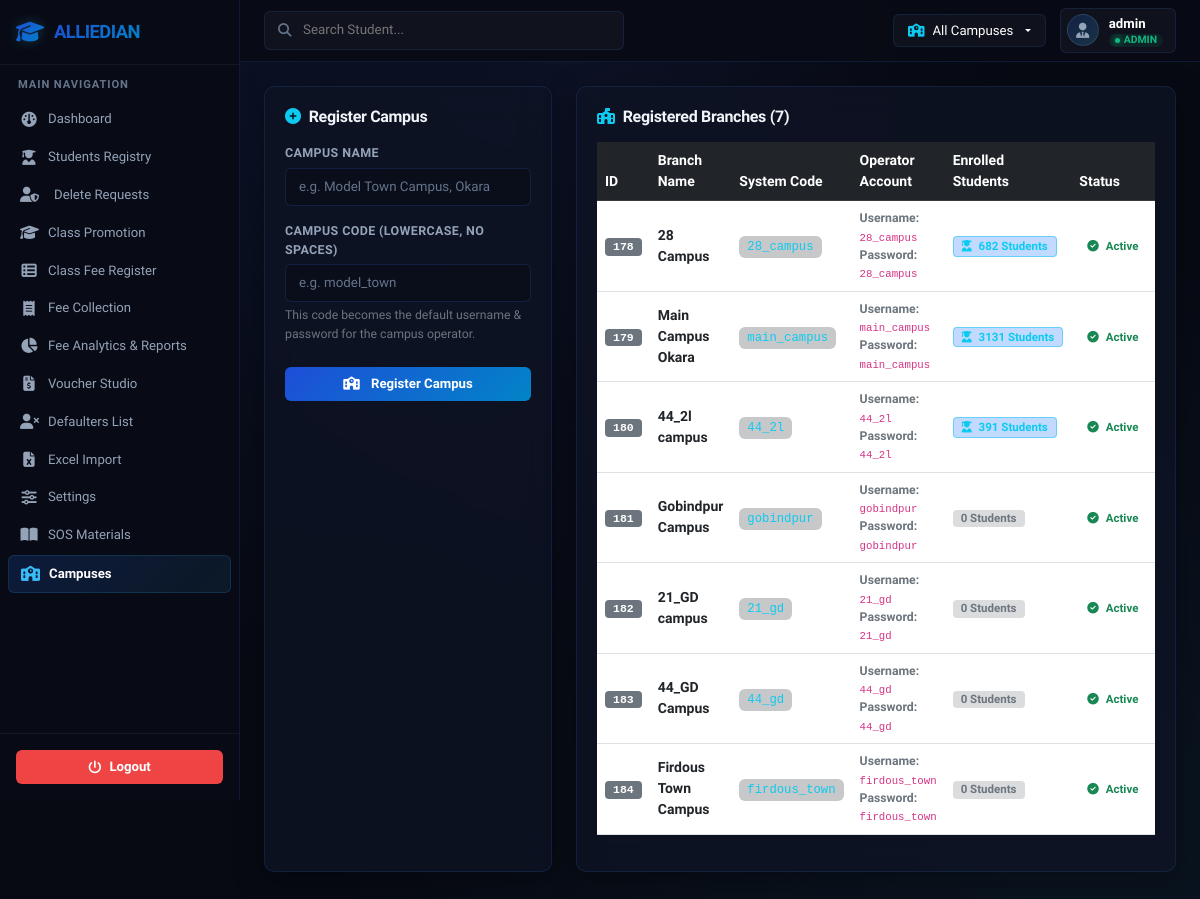
The page /campuses (signed in) on the database its author committed.
### tables this page shows
CREATE TABLE campuses (
            id INTEGER PRIMARY KEY AUTOINCREMENT,
            name TEXT NOT NULL,
            code TEXT UNIQUE NOT NULL
        );

### app.py (the view, shortened to what this page needs)
@app.route('/campuses', methods=['GET', 'POST'])
@login_required
def campuses_view():
    if session.get('role') != 'admin':
        flash('Access Denied. Only Head Office can manage campuses.', 'danger')
        return redirect(url_for('dashboard'))
    conn = get_db_connection()
    campuses = conn.execute('''
        SELECT c.*, COUNT(s.id) as student_count
        FROM campuses c
        LEFT JOIN students s ON s.campus_id = c.id
        GROUP BY c.id
        ORDER BY c.id
    ''').fetchall()
    conn.close()
    return render_template('campuses.html', campuses=campuses)

### app.py (called while the page is built)
def login_required(f):
    from functools import wraps
    @wraps(f)
    def decorated_function(*args, **kwargs):
        if 'logged_in' not in session:
            return redirect(url_for('login'))
        return f(*args, **kwargs)
    return decorated_function

### db.py (called while the page is built, shortened)
def get_database_url():
    url = os.environ.get('DATABASE_URL')
    if not url:
        env_file = os.path.join(BASE_DIR, '.env')
    if url:
        url = url.strip().strip("'\"")
        if url.startswith('postgres://'):
            url = url.replace('postgres://', 'postgresql://', 1)
    return url

def get_db_connection():
    db_url = get_database_url()
    if db_url:
        import psycopg2
        conn = psycopg2.connect(db_url)
        return PgConnectionWrapper(conn)
    else:
        conn = sqlite3.connect(SQLITE_DB_PATH)
        conn.row_factory = sqlite3.Row
        conn.execute("PRAGMA foreign_keys = ON")
        return conn

### templates/campuses.html (shortened to what this page needs)
{% extends 'base.html' %}
{% block content %}
<div class="row">
    <div class="col-md-4 mb-4">
        <div class="glass-panel h-100">
            <h3 class="card-title mb-3 fw-bold fs-6">
                <i class="fa-solid fa-plus-circle text-info me-2"></i>Register Campus
            </h3>
            <form method="POST" action="{{ url_for('campuses_view') }}">
                <div class="mb-3">
                    <label for="name" class="form-label">Campus Name</label>
                    <input type="text" class="form-control" id="name" name="name" required placeholder="e.g. Model Town Campus, Okara">
                </div>
                <div class="mb-4">
                    <label for="code" class="form-label">Campus Code (lowercase, no spaces)</label>
                    <input type="text" class="form-control" id="code" name="code" required placeholder="e.g. model_town" pattern="[a-z0-9_-]+">
                    <div class="form-text text-secondary small mt-1">
                        This code becomes the default username & password for the campus operator.
                    </div>
                </div>
                <button type="submit" class="btn btn-primary w-100">
                    <i class="fa-solid fa-school me-2"></i> Register Campus
                </button>
            </form>
        </div>
    </div>
    <div class="col-md-8 mb-4">
        <div class="glass-panel h-100">
            <h3 class="card-title mb-3 fw-bold fs-6">
                <i class="fa-solid fa-school-flag text-info me-2"></i>Registered Branches ({{ campuses|length }})
            </h3>
                <div class="table-responsive">
                    <table class="table table-hover text-white align-middle">
                        <thead class="table-dark">
                            <tr>
                                <th>ID</th>
                                <th>Branch Name</th>
                                <th>System Code</th>
                                <th>Operator Account</th>
                                <th>Enrolled Students</th>
                                <th>Status</th>
                            </tr>
                        </thead>
                        <tbody>
                            {% for campus in campuses %}
                            <tr>
                                <td><span class="badge bg-secondary font-monospace">{{ campus.id }}</span></td>
                                <td><strong>{{ campus.name }}</strong></td>
                                <td><code class="text-info bg-dark bg-opacity-25 px-2 py-1 rounded">{{ campus.code }}</code></td>
                                <td>
                                    <div class="small">
                                        <div><strong class="text-secondary">Username:</strong> <code class="text-purple">{{ campus.code }}</code></div>
                                        <div><strong class="text-secondary">Password:</strong> <code class="text-purple">{{ campus.code }}</code></div>
                                    </div>
                                </td>
                                <td>
                                    {% if campus.student_count > 0 %}
                                    <span class="badge bg-primary bg-opacity-25 text-info border border-info border-opacity-50">
                                        <i class="fa-solid fa-user-graduate me-1"></i> {{ campus.student_count }} Students
                                    </span>
                                    {% else %}
                                    <span class="badge bg-secondary bg-opacity-25 text-secondary">
                                        0 Students
                                    </span>
                                    {% endif %}
                                </td>
                                <td>
                                    <span class="badge bg-success-custom text-success">
                                        <i class="fa-solid fa-circle-check me-1"></i> Active
                                    </span>
                                </td>
                            </tr>
                            {% endfor %}
                        </tbody>
                    </table>
                </div>
            </div>
        </div>
    </div>
</div>
{% endblock %}

### static/css/style.css (style rules this page uses)
:root { --bg-primary: #070a13; --bg-secondary: #0f1424; --glass-bg: rgba(15, 20, 36, 0.78); --glass-border: rgba(59, 130, 246, 0.14); --glass-highlight: rgba(59, 130, 246, 0.2); --text-primary: #f1f5f9; --text-secondary: #94a3b8; --text-muted: #64748b; --accent-blue: #2563eb; --accent-cyan: #38bdf8; --accent-green: #10b981; --accent-yellow: #f59e0b; --accent-red: #ef4444; --accent-purple: #8b5cf6; --gradient-blue: linear-gradient(135deg, #1d4ed8 0%, #0284c7 100%); --gradient-purple: linear-gradient(135deg, #6366f1 0%, #a855f7 100%); --gradient-dark: linear-gradient(135deg, #0f1424 0%, #05070c 100%); --border-radius-sm: 6px; --border-radius-md: 10px; --border-radius-lg: 16px; --box-shadow: 0 8px 30px 0 rgba(0, 0, 0, 0.35); --transition: all 0.2s cubic-bezier(0.4, 0, 0.2, 1); }
body { font-family: 'Plus Jakarta Sans', 'Inter', -apple-system, BlinkMacSystemFont, 'Segoe UI', Roboto, sans-serif; background-color: var(--bg-primary); background-image: radial-gradient(at 10% 10%, rgba(37, 99, 235, 0.08) 0px, transparent 50%), radial-gradient(at 90% 90%, rgba(56, 189, 248, 0.06) 0px, transparent 50%), radial-gradient(at 50% 10%, rgba(99, 102, 241, 0.05) 0px, transparent 50%); background-attachment: fixed; color: var(--text-primary); min-height: 100vh; font-size: 0.875rem; line-height: 1.5; overflow-x: hidden; -webkit-font-smoothing: antialiased; -moz-osx-font-smoothing: grayscale; }
h1, h2, h3, h4, h5, h6, .page-title { font-weight: 700; letter-spacing: -0.02em; color: #ffffff; }
h3 { font-size: 1.05rem; font-weight: 650; }
.glass-panel { background: var(--glass-bg); backdrop-filter: blur(16px); -webkit-backdrop-filter: blur(16px); border: 1px solid var(--glass-border); border-radius: var(--border-radius-md); box-shadow: var(--box-shadow); padding: 20px; transition: var(--transition); }
.form-control, .form-select { background-color: rgba(10, 13, 22, 0.6); border: 1px solid var(--glass-border); color: var(--text-primary); border-radius: var(--border-radius-sm); padding: 8px 13px; font-size: 0.835rem; transition: var(--transition); }
.form-control::placeholder { color: var(--text-muted); }
.form-label { font-weight: 600; color: var(--text-secondary); margin-bottom: 5px; font-size: 0.78rem; text-transform: uppercase; letter-spacing: 0.03em; }
.btn { font-weight: 600; border-radius: var(--border-radius-sm); font-size: 0.825rem; padding: 7px 16px; transition: var(--transition); }
.btn-primary { background: var(--gradient-blue); border: none; color: #ffffff; }
.badge { font-weight: 600; font-size: 0.72rem; padding: 3px 8px; border-radius: 4px; }

### rows shown on the page
campuses: id "178", name "28 Campus", code "28_campus", student_count "682"
campuses: id "179", name "Main Campus Okara", code "main_campus", student_count "3131"
campuses: id "180", name "44_2l campus", code "44_2l", student_count "391"
campuses: id "181", name "Gobindpur Campus", code "gobindpur", shows "0 Students"
campuses: id "182", name "21_GD campus", code "21_gd", shows "0 Students"
campuses: id "183", name "44_GD Campus", code "44_gd", shows "0 Students"
campuses: id "184", name "Firdous Town Campus", code "firdous_town", shows "0 Students"

### other values the page prints
{{ active_campus_name }} "All Campuses"
{{ session.username }} "admin"
{{ session.role|upper }} "ADMIN"
{{ campuses|length }} "7"
